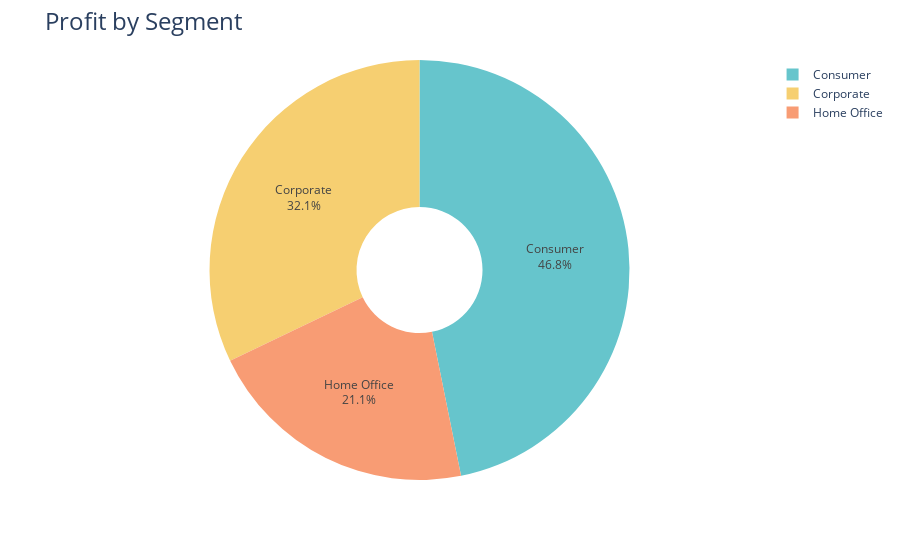

Source (notebook cell):
### Code cell
fig = px.pie(profit_by_segment,
             names = 'Segment',
             values = 'Profit',
             hole = 0.3,
             color_discrete_sequence = px.colors.qualitative.Pastel)

fig.update_traces(textposition = 'inside', textinfo = 'percent+label')

fig.update_layout(title_text = 'Profit by Segment', title_font = dict(size=24))


fig.show()

### Figure 1 — Plotly figure (JSON) as saved in the notebook; plotly's stock layout.template omitted (floating-point values rounded to 4 significant figures)
{"data": [{"domain": {"x": [0, 1], "y": [0, 1]}, "hole": 0.3, "hovertemplate": "Segment=%{label}<br>Profit=%{value}<extra></extra>", "labels": ["Consumer", "Corporate", "Home Office"], "legendgroup": "", "name": "", "showlegend": true, "textinfo": "percent+label", "textposition": "inside", "type": "pie", "values": [134100.0, 91980.0, 60300.0]}], "layout": {"autosize": true, "legend": {"tracegroupgap": 0}, "margin": {"t": 60}, "piecolorway": ["rgb(102, 197, 204)", "rgb(246, 207, 113)", "rgb(248, 156, 116)", "rgb(220, 176, 242)", "rgb(135, 197, 95)", "rgb(158, 185, 243)", "rgb(254, 136, 177)", "rgb(201, 219, 116)", "rgb(139, 224, 164)", "rgb(180, 151, 231)", "rgb(179, 179, 179)"], "title": {"font": {"size": 24}, "text": "Profit by Segment"}}}
